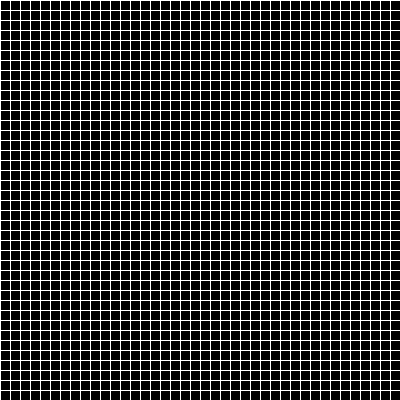
Frame 1 (no input)
Frame 60 (the mouse pressed at the canvas centre just before this capture): identical to frame 1, image omitted
Frame 120 (the mouse held since frame 60 and released just before this capture): identical to frame 1, image omitted

The Processing sketch that drew this single still picture (run headless with seeded random() and noise(); from frame 60 on, the mouse is pressed at the canvas centre):

// Processing sketch: TGOL
// ── TGOL.pde
Cell cell;
Grid grid;

void setup()
{
  size(400, 400);
  background(255);

  //cell = new Cell(1, 1, true);
  grid = new Grid();
}

void draw()
{
  //cell.Draw();
  grid.Draw();
}
// ── Cell.pde
class Cell
{
  int posX;
  int posY;
  boolean isAlive;
  
 Cell(int x, int y, boolean alive)
 {
  posX = x;
  posY = y;
  isAlive = alive;
 }
 
 void Draw()
 {
   if(isAlive)
   {
     fill(0);
     stroke(255);
     rect(posX, posY, 10, 10);

   }else{
    fill(255);
    stroke(0);
    rect(posX, posY, 10, 10);
   }
 }
}
// ── Grid.pde
class Grid
{
  
  Cell[][] cells;
  
 Grid()
 {    
   int sizeW = 40;
   int sizeH = 40;
   
   cells = new Cell[sizeW][sizeH]; 
   
   for(int x=0; x<sizeW; x++)
   {
     for(int y=0; y<sizeH; y++)
     { 
       cells[x][y] = new Cell(x*10, y*10, true);
     }
   }
 }
 
 void Draw()
 {
   for(int x=0; x<40; x++)
   {
     for(int y=0; y<40; y++)
     { 
       cells[x][y].Draw();
     }
   }
 }
  
}
